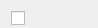
            <widget class="QWidget" name="page_11">
             <property name="geometry">
              <rect>
               <x>0</x>
               <y>0</y>
               <width>98</width>
               <height>28</height>
              </rect>
             </property>
             <attribute name="label">
              <string>IP</string>
             </attribute>
             <widget class="QWidget" name="layoutWidget_3">
              <property name="geometry">
               <rect>
                <x>11</x>
                <y>11</y>
                <width>359</width>
                <height>136</height>
               </rect>
              </property>
              <layout class="QFormLayout" name="formLayout_3">
               <item row="0" column="0">
                <widget class="QCheckBox" name="nat_e_IP_Match">
                 <property name="whatsThis">
                  <string>Enable</string>
                 </property>
                 <property name="text">
                  <string/>
                 </property>
                 <property name="checked">
                  <bool>false</bool>
                 </property>
                </widget>
               </item>
               <item row="1" column="1">
                <layout class="QGridLayout" name="gridLayout_16">
                 <item row="0" column="0">
                  <widget class="QCheckBox" name="nat_e_src_addr">
                   <property name="enabled">
                    <bool>true</bool>
                   </property>
                   <property name="whatsThis">
                    <string>Enable</string>
                   </property>
                   <property name="text">
                    <string/>
                   </property>
                   <property name="checked">
                    <bool>false</bool>
                   </property>
                   <property name="tristate">
                    <bool>false</bool>
                   </property>
                  </widget>
                 </item>
                 <item row="0" column="1">
                  <widget class="QLabel" name="label_89">
                   <property name="text">
                    <string>Src. Address</string>
                   </property>
                  </widget>
                 </item>
                 <item row="0" column="2">
                  <widget class="QCheckBox" name="nat_src_addr_not">
                   <property name="enabled">
                    <bool>true</bool>
                   </property>
                   <property name="whatsThis">
                    <string>Deny</string>
                   </property>
                   <property name="text">
                    <string/>
                   </property>
                   <property name="checked">
                    <bool>false</bool>
                   </property>
                   <property name="tristate">
                    <bool>false</bool>
                   </property>
                  </widget>
                 </item>
                 <item row="0" column="3">
                  <widget class="QLineEdit" name="nat_src_addr_line_edit">
                   <property name="enabled">
                    <bool>true</bool>
                   </property>
                   <property name="whatsThis">
                    <string>address[/mask]</string>
                   </property>
                  </widget>
                 </item>
                 <item row="1" column="0">
                  <widget class="QCheckBox" name="nat_e_dst_addr">
                   <property name="enabled">
                    <bool>true</bool>
                   </property>
                   <property name="whatsThis">
                    <string>Enable</string>
                   </property>
                   <property name="text">
                    <string/>
                   </property>
                  </widget>
                 </item>
                 <item row="1" column="1">
                  <widget class="QLabel" name="label_99">
                   <property name="text">
                    <string>Dst. Address</string>
                   </property>
                  </widget>
                 </item>
                 <item row="1" column="2">
                  <widget class="QCheckBox" name="nat_dst_addr_not">
                   <property name="enabled">
                    <bool>true</bool>
                   </property>
                   <property name="whatsThis">
                    <string>Deny</string>
                   </property>
                   <property name="text">
                    <string/>
                   </property>
                  </widget>
                 </item>
                 <item row="1" column="3">
                  <widget class="QLineEdit" name="nat_dst_addr_line_edit">
                   <property name="enabled">
                    <bool>true</bool>
                   </property>
                   <property name="whatsThis">
                    <string>address[/mask]</string>
                   </property>
                  </widget>
                 </item>
                 <item row="2" column="0">
                  <widget class="QCheckBox" name="nat_e_src_addr_range">
                   <property name="enabled">
                    <bool>true</bool>
                   </property>
                   <property name="whatsThis">
                    <string>Enable</string>
                   </property>
                   <property name="text">
                    <string/>
                   </property>
                  </widget>
                 </item>
                 <item row="2" column="1">
                  <widget class="QLabel" name="label_100">
                   <property name="text">
                    <string>Src. Address range</string>
                   </property>
                  </widget>
                 </item>
                 <item row="2" column="2">
                  <widget class="QCheckBox" name="nat_src_addr_range_not">
                   <property name="enabled">
                    <bool>true</bool>
                   </property>
                   <property name="whatsThis">
                    <string>Deny</string>
                   </property>
                   <property name="text">
                    <string/>
                   </property>
                  </widget>
                 </item>
                 <item row="2" column="3">
                  <widget class="QLineEdit" name="nat_src_addr_range_line_edit">
                   <property name="enabled">
                    <bool>true</bool>
                   </property>
                   <property name="whatsThis">
                    <string>address[/mask][...  , ...]</string>
                   </property>
                  </widget>
                 </item>
                 <item row="3" column="0">
                  <widget class="QCheckBox" name="nat_e_dst_addr_range">
                   <property name="enabled">
                    <bool>true</bool>
                   </property>
                   <property name="whatsThis">
                    <string>Enable</string>
                   </property>
                   <property name="text">
                    <string/>
                   </property>
                  </widget>
                 </item>
                 <item row="3" column="1">
                  <widget class="QLabel" name="label_101">
                   <property name="text">
                    <string>dst. Address range</string>
                   </property>
                  </widget>
                 </item>
                 <item row="3" column="2">
                  <widget class="QCheckBox" name="nat_dst_addr_range_not">
                   <property name="enabled">
                    <bool>true</bool>
                   </property>
                   <property name="whatsThis">
                    <string>Deny</string>
                   </property>
                   <property name="text">
                    <string/>
                   </property>
                  </widget>
                 </item>
                 <item row="3" column="3">
                  <widget class="QLineEdit" name="nat_dst_addr_range_line_edit">
                   <property name="enabled">
                    <bool>true</bool>
                   </property>
                   <property name="whatsThis">
                    <string>address[/mask][...  , ...]</string>
                   </property>
                  </widget>
                 </item>
                </layout>
               </item>
              </layout>
             </widget>
            </widget>
